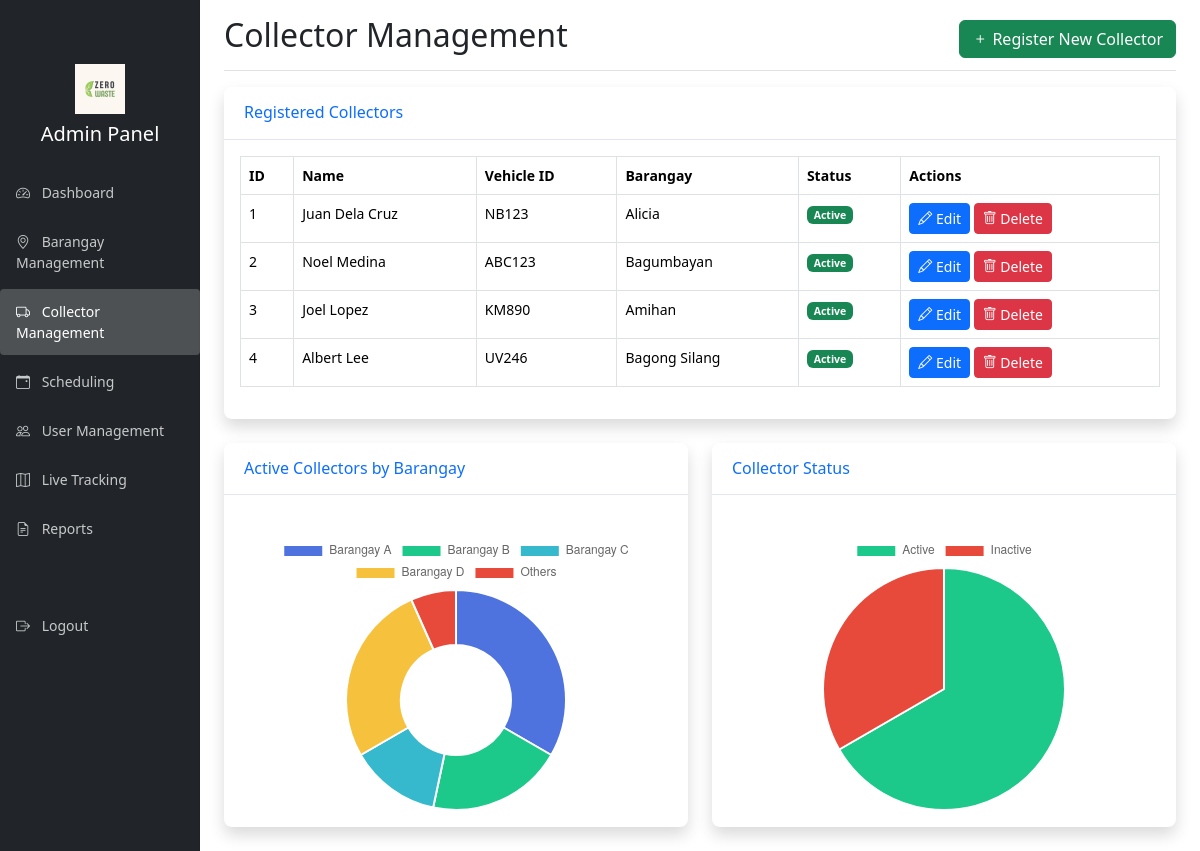
/admin/collectors (signed in), run on the app's committed database.
### app.py (models this page shows)
class Collector(db.Model):
    id = db.Column(db.Integer, primary_key=True)
    user_id = db.Column(db.Integer, db.ForeignKey('user.id'), nullable=False)
    barangay_id = db.Column(db.Integer, db.ForeignKey('barangay.id'))
    vehicle_id = db.Column(db.String(50))
    is_active = db.Column(db.Boolean, default=True)
    current_lat = db.Column(db.Float)
    current_lng = db.Column(db.Float)
    last_updated = db.Column(db.DateTime)
    user = db.relationship('User', backref='collector_profile')

class User(db.Model, UserMixin):
    id = db.Column(db.Integer, primary_key=True)
    username = db.Column(db.String(150), unique=True, nullable=False)
    email = db.Column(db.String(150), unique=True, nullable=False)
    password = db.Column(db.String(150), nullable=False)
    user_type = db.Column(db.String(20), nullable=False)  # admin, user, collector
    address = db.Column(db.String(200))
    phone = db.Column(db.String(20))
    barangay_id = db.Column(db.Integer, db.ForeignKey('barangay.id'))

class Barangay(db.Model):
    id = db.Column(db.Integer, primary_key=True)
    name = db.Column(db.String(100), nullable=False)
    district = db.Column(db.Integer, nullable=False)  # 1-6
    users = db.relationship('User', backref='barangay', lazy=True)
    collectors = db.relationship('Collector', backref='assigned_barangay', lazy=True)
    schedules = db.relationship('Schedule', backref='barangay', lazy=True)

### app.py (the view, shortened to what this page needs)
@app.route('/admin/collectors', methods=['GET', 'POST'])
@login_required
def admin_collectors():
    if current_user.user_type != 'admin':
        return redirect(url_for('index'))
    collectors = Collector.query.all()
    barangays = Barangay.query.all()
    return render_template('admin/collectors.html', collectors=collectors, barangays=barangays)

### app.py (called while the page is built)
@login_manager.user_loader
def load_user(user_id):
    return User.query.get(int(user_id))

@app.context_processor
def inject_avatar_path():
    if current_user.is_authenticated:
        return {'user_avatar_path': get_user_avatar(current_user.id)}
    return {'user_avatar_path': None}

@app.context_processor
def inject_avatar():
    if current_user.is_authenticated:
        avatar = get_avatar(app.root_path, current_user.id)
        return {
            'avatar_path': avatar,
            'now': int(time.time())
        }
    return {
        'avatar_path': None,
        'now': int(time.time())
    }

### avatar_handler.py (called while the page is built, shortened)
def get_upload_folder(app_root_path):
    upload_dir = os.path.join(app_root_path, 'static', 'uploads', 'avatars')
    os.makedirs(upload_dir, exist_ok=True)
    return upload_dir

def get_mapping_file(app_root_path):
    upload_dir = get_upload_folder(app_root_path)
    return os.path.join(upload_dir, 'avatar_mapping.json')

def get_avatar(app_root_path, user_id):
    map_file = get_mapping_file(app_root_path)
    print(f"Getting avatar for user {user_id} from {map_file}")
    if not os.path.exists(map_file):
        print(f"Avatar mapping file {map_file} not found - returning None")
        return None
    try:
        with open(map_file, 'r') as f:
            avatar_map = json.load(f)
        avatar_file = avatar_map.get(str(user_id))
        print(f"No avatar found for user {user_id} in mapping")
        return None
    except Exception as e:
        print(f"Error getting avatar: {str(e)}")
        return None

### templates/admin/collectors.html (shortened to what this page needs)
<!DOCTYPE html>
<html lang="en">
<head>
    <link href="https://cdn.jsdelivr.net/npm/bootstrap@5.3.6/dist/css/bootstrap.min.css" rel="stylesheet">
    <link rel="stylesheet" href="https://cdn.jsdelivr.net/npm/bootstrap-icons@1.10.0/font/bootstrap-icons.css">
    <link rel="stylesheet" href="{{ url_for('static', filename='css/admin.css') }}">
</head>
<body>
    <div class="container-fluid">
        <div class="row">
            <nav id="sidebar" class="col-md-3 col-lg-2 d-md-block bg-dark sidebar collapse">
                <div class="position-sticky pt-3">
                    <div class="text-center mb-4">
                        <img src="{{ url_for('static', filename='img/wastelogo.webp') }}" alt="G-TRUCKS Logo" height="50">
                        <h5 class="text-white mt-2">Admin Panel</h5>
                    </div>
                    <ul class="nav flex-column">
                        <li class="nav-item">
                            <a class="nav-link" href="{{ url_for('admin_dashboard') }}">
                                <i class="bi bi-speedometer2 me-2"></i> Dashboard
                            </a>
                        </li>
                        <li class="nav-item">
                            <a class="nav-link" href="{{ url_for('admin_barangays') }}">
                                <i class="bi bi-geo-alt me-2"></i> Barangay Management
                            </a>
                        </li>
                        <li class="nav-item">
                            <a class="nav-link active" href="{{ url_for('admin_collectors') }}">
                                <i class="bi bi-truck me-2"></i> Collector Management
                            </a>
                        </li>
                        <li class="nav-item">
                            <a class="nav-link" href="{{ url_for('admin_schedules') }}">
                                <i class="bi bi-calendar-event me-2"></i> Scheduling
                            </a>
                        </li>
                        <li class="nav-item">
                            <a class="nav-link" href="{{ url_for('admin_users') }}">
                                <i class="bi bi-people me-2"></i> User Management
                            </a>
                        </li>
                        <li class="nav-item">
                            <a class="nav-link" href="{{ url_for('admin_tracking') }}">
                                <i class="bi bi-map me-2"></i> Live Tracking
                            </a>
                        </li>
                        <li class="nav-item">
                            <a class="nav-link" href="{{ url_for('admin_reports') }}">
                                <i class="bi bi-file-earmark-text me-2"></i> Reports
                            </a>
                        </li>
                        <li class="nav-item mt-5">
                            <a class="nav-link" href="{{ url_for('logout') }}">
                                <i class="bi bi-box-arrow-right me-2"></i> Logout
                            </a>
                        </li>
                    </ul>
                </div>
            </nav>
            <main class="col-md-9 ms-sm-auto col-lg-10 px-md-4">
                <div class="d-flex justify-content-between flex-wrap flex-md-nowrap align-items-center pt-3 pb-2 mb-3 border-bottom">
                    <h1 class="h2">Collector Management</h1>
                    <button class="btn btn-success" data-bs-toggle="modal" data-bs-target="#addCollectorModal">
                        <i class="bi bi-plus"></i> Register New Collector
                    </button>
                </div>
                <div class="card shadow mb-4">
                    <div class="card-header py-3">
                        <h6 class="m-0 font-weight-bold text-primary">Registered Collectors</h6>
                    </div>
                    <div class="card-body">
                        <div class="table-responsive">
                            <table class="table table-bordered table-hover" width="100%" cellspacing="0">
                                <thead>
                                    <tr>
                                        <th>ID</th>
                                        <th>Name</th>
                                        <th>Vehicle ID</th>
                                        <th>Barangay</th>
                                        <th>Status</th>
                                        <th>Actions</th>
                                    </tr>
                                </thead>
                                <tbody>
                                    {% for collector in collectors %}
                                    <tr>
                                        <td>{{ collector.id }}</td>
                                        <td>{{ collector.user.username }}</td>
                                        <td>{{ collector.vehicle_id }}</td>
                                        <td>{{ collector.assigned_barangay.name if collector.assigned_barangay else 'Not Assigned' }}</td>
                                        <td>
                                            {% if collector.is_active %}
                                                <span class="badge bg-success">Active</span>
                                            {% else %}
                                                <span class="badge bg-danger">Inactive</span>
                                            {% endif %}
                                        </td>
                                        <td>
                                            <button class="btn btn-primary btn-sm" data-bs-toggle="modal" data-bs-target="#editCollectorModal{{ collector.id }}">
                                                <i class="bi bi-pencil"></i> Edit
                                            </button>
                                            <button class="btn btn-danger btn-sm" data-bs-toggle="modal" data-bs-target="#deleteCollectorModal{{ collector.id }}">
                                                <i class="bi bi-trash"></i> Delete
                                            </button>
                                        </td>
                                    </tr>
                                    {% endfor %}
                                </tbody>
                            </table>
                        </div>
                    </div>
                </div>
                <div class="row">
                    <div class="col-lg-6">
                        <div class="card shadow mb-4">
                            <div class="card-header py-3">
                                <h6 class="m-0 font-weight-bold text-primary">Active Collectors by Barangay</h6>
                            </div>
                            <div class="card-body">
                                <div class="chart-pie pt-4">
                                    <canvas id="collectorsByBarangayChart"></canvas>
                                </div>
                            </div>
                        </div>
                    </div>
                    <div class="col-lg-6">
                        <div class="card shadow mb-4">
                            <div class="card-header py-3">
                                <h6 class="m-0 font-weight-bold text-primary">Collector Status</h6>
                            </div>
                            <div class="card-body">
                                <div class="chart-pie pt-4">
                                    <canvas id="collectorStatusChart"></canvas>
                                </div>
                            </div>
                        </div>
                    </div>
                </div>
            </main>
        </div>
    </div>
    <script>
        // Charts for collector distribution and status
        document.addEventListener('DOMContentLoaded', function() {
            // Sample data for charts - would be dynamically generated in a real implementation
            const barangayCtx = document.getElementById('collectorsByBarangayChart').getContext('2d');
            const statusCtx = document.getElementById('collectorStatusChart').getContext('2d');
            // Collectors by Barangay Chart
            new Chart(barangayCtx, {
                type: 'doughnut',
                data: {
                    labels: ['Barangay A', 'Barangay B', 'Barangay C', 'Barangay D', 'Others'],
                    datasets: [{
                        data: [5, 3, 2, 4, 1],
                        backgroundColor: ['#4e73df', '#1cc88a', '#36b9cc', '#f6c23e', '#e74a3b']
                    }]
                },
                options: {
                    maintainAspectRatio: false,
                    legend: {
                        position: 'bottom'
                    }
                }
            });
            // Collector Status Chart
            new Chart(statusCtx, {
                type: 'pie',
                data: {
                    labels: ['Active', 'Inactive'],
                    datasets: [{
                        data: [10, 5],
                        backgroundColor: ['#1cc88a', '#e74a3b']
                    }]
                },
                options: {
                    maintainAspectRatio: false,
                    legend: {
                        position: 'bottom'
                    }
                }
            });
        });
    </script>
</body>
</html>

### static/css/admin.css (style rules this page uses)
body { font-size: .875rem; }
.sidebar { position: fixed; top: 0; bottom: 0; left: 0; z-index: 100; padding: 48px 0 0; box-shadow: inset -1px 0 0 rgba(0, 0, 0, .1); }
.sidebar .nav-link { font-weight: 500; color: rgba(255, 255, 255, .75); padding: .75rem 1rem; margin-bottom: .25rem; border-radius: .25rem; }
.sidebar .nav-link.active { color: #fff; background-color: rgba(255, 255, 255, .2); }
.sidebar .nav-link i { margin-right: .5rem; }
.card { margin-bottom: 1.5rem; border: none; border-radius: .5rem; box-shadow: 0 .15rem 1.75rem 0 rgba(58, 59, 69, .1); }
.card-header { background-color: #fff; border-bottom: 1px solid #e3e6f0; padding: 1rem 1.25rem; }
.card-header:first-child { border-radius: .5rem .5rem 0 0; }
.table-responsive { overflow-x: auto; }
.chart-pie { position: relative; height: 300px; }

### data on the page
Collector: id "1", user.username "Juan Dela Cruz", vehicle_id "NB123", assigned_barangay "Alicia", is_active "Active"
Collector: id "2", user.username "Noel Medina", vehicle_id "ABC123", assigned_barangay "Bagumbayan", is_active "Active"
Collector: id "3", user.username "Joel Lopez", vehicle_id "KM890", assigned_barangay "Amihan", is_active "Active"
Collector: id "4", user.username "Albert Lee", vehicle_id "UV246", assigned_barangay "Bagong Silang", is_active "Active"
